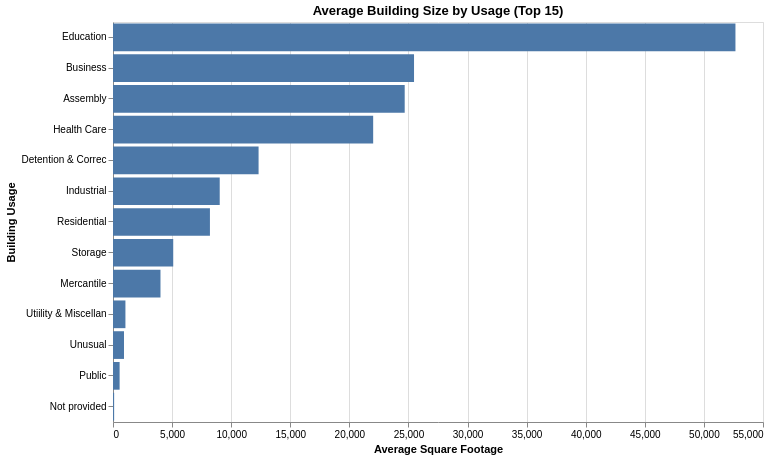

The notebook cell saved with this chart:
### Code cell
import pandas as pd
import altair as alt

url = "https://raw.githubusercontent.com/UIUC-iSchool-DataViz/is445_data/main/building_inventory.csv"
df = pd.read_csv(url)


df["Square Footage"] = pd.to_numeric(df["Square Footage"], errors="coerce")

size_df = df.dropna(subset=["Usage Description", "Square Footage"])


avg_size = (
    size_df
    .groupby("Usage Description", as_index=False)["Square Footage"]
    .mean()
)


top15 = avg_size.sort_values("Square Footage", ascending=False).head(15)

chart2 = (
    alt.Chart(top15)
    .mark_bar()
    .encode(
        x=alt.X("Square Footage:Q", title="Average Square Footage"),
        y=alt.Y("Usage Description:N",
                sort="-x",
                title="Building Usage")
    )
    .properties(
        title="Average Building Size by Usage (Top 15)",
        width=650,
        height=400
    )
)

chart2

### Figure 1 — Vega-Lite specification as saved in the notebook (floating-point values rounded to 4 significant figures)
{"config": {"view": {"continuousWidth": 300, "continuousHeight": 300}}, "data": {"name": "data-3ba27f57ea76f56782c7c2c30a6d0c4a"}, "mark": {"type": "bar"}, "encoding": {"x": {"field": "Square Footage", "title": "Average Square Footage", "type": "quantitative"}, "y": {"field": "Usage Description", "sort": "-x", "title": "Building Usage", "type": "nominal"}}, "height": 400, "title": "Average Building Size by Usage (Top 15)", "width": 650, "$schema": "https://vega.github.io/schema/vega-lite/v5.20.1.json", "datasets": {"data-3ba27f57ea76f56782c7c2c30a6d0c4a": [{"Usage Description": "Education", "Square Footage": 52670.0}, {"Usage Description": "Business", "Square Footage": 25470.0}, {"Usage Description": "Assembly", "Square Footage": 24680.0}, {"Usage Description": "Health Care", "Square Footage": 22010.0}, {"Usage Description": "Detention & Correc", "Square Footage": 12320.0}, {"Usage Description": "Industrial", "Square Footage": 9030.0}, {"Usage Description": "Residential", "Square Footage": 8202.0}, {"Usage Description": "Storage", "Square Footage": 5096.0}, {"Usage Description": "Mercantile", "Square Footage": 4018.0}, {"Usage Description": "Utiility & Miscellan", "Square Footage": 1052.0}, {"Usage Description": "Unusual", "Square Footage": 930.2}, {"Usage Description": "Public", "Square Footage": 560.0}, {"Usage Description": "Not provided", "Square Footage": 96.0}]}}
